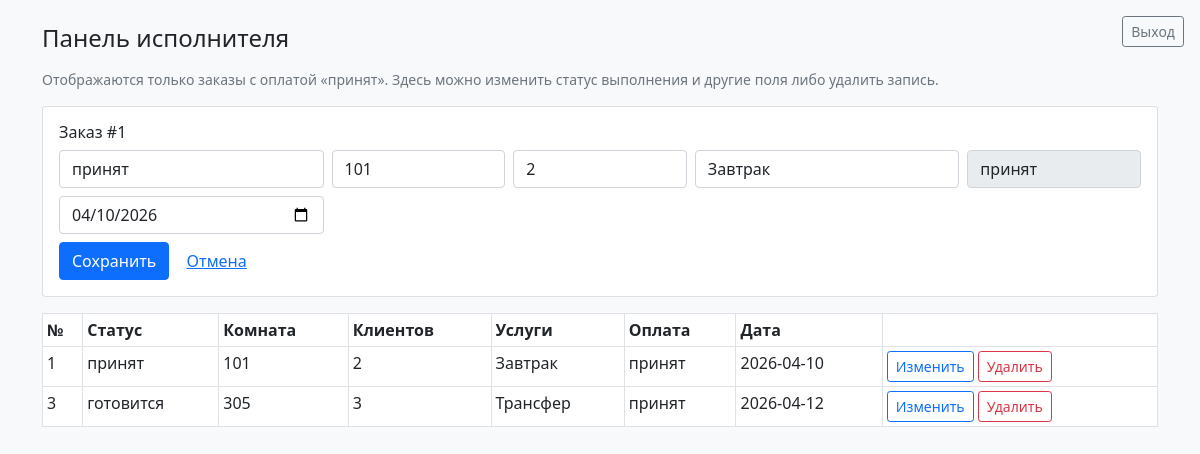
Page /frontend/view_3.php?edit_order=1 (signed in) on the committed database.
### tables this page shows
CREATE TABLE `order` (
  `orderid` INT NOT NULL AUTO_INCREMENT,
  `orderstatus` VARCHAR(50) NOT NULL DEFAULT 'создан',
  `roomnumber` VARCHAR(50) NOT NULL,
  `amountclients` INT NOT NULL,
  `hotelservices` VARCHAR(255) NOT NULL,
  `paymentstatus` VARCHAR(50) NOT NULL DEFAULT 'не принят',
  `datecreation` DATE NOT NULL,
  PRIMARY KEY (`orderid`)
);

### api/crud.php (called while the page is built, shortened)
<?php
function select($query)
{
    try {
        $result = $_SERVER['db']->query($query, MYSQLI_USE_RESULT);
        $result = $result->fetch_all(MYSQLI_ASSOC);
        return $result;
    } catch (Exception $err) {
        return ['status' => 'failed', 'message' => $err];
    }
}

### frontend/view_3.php (the view, shortened to what this page needs)
<?php
require_once '../api/crud.php';
$edit_order = null;
if (!empty($_GET['edit_order'])) {
    $eid = (int) $_GET['edit_order'];
    $rows = select("SELECT * FROM `order` WHERE orderid=$eid AND paymentstatus='принят'");
    $edit_order = $rows[0] ?? null;
}
$orders = select("SELECT * FROM `order` WHERE paymentstatus='принят' ORDER BY orderid");
function h3($s)
{
    return htmlspecialchars((string) $s, ENT_QUOTES, 'UTF-8');
}
?>
<!DOCTYPE html>
<html lang="ru">
<head>
    <link rel="stylesheet" href="./bootstrap.min.css">
</head>
<body class="bg-light">
<a href="/logout.php" class="btn btn-sm btn-outline-secondary position-fixed top-0 end-0 m-3">Выход</a>
<div class="container py-4">
    <h4 class="mb-3">Панель исполнителя</h4>
    <p class="text-muted small">Отображаются только заказы с оплатой «принят». Здесь можно изменить статус выполнения и другие поля либо удалить запись.</p>
    <?php if ($edit_order) { ?>
        <div class="card mb-3"><div class="card-body">
            <h6>Заказ #<?= (int) $edit_order['orderid'] ?></h6>
            <form method="POST" class="row g-2">
                <div class="col-md-3"><input class="form-control" name="orderstatus" value="<?= h3($edit_order['orderstatus']) ?>"></div>
                <div class="col-md-2"><input class="form-control" name="roomnumber" value="<?= h3($edit_order['roomnumber']) ?>"></div>
                <div class="col-md-2"><input class="form-control" type="number" name="amountclients" value="<?= (int) $edit_order['amountclients'] ?>"></div>
                <div class="col-md-3"><input class="form-control" name="hotelservices" value="<?= h3($edit_order['hotelservices']) ?>"></div>
                <div class="col-md-2"><input class="form-control" name="paymentstatus" value="<?= h3($edit_order['paymentstatus']) ?>" readonly title="Исполнитель работает только с оплаченными заказами"></div>
                <div class="col-md-3"><input class="form-control" type="date" name="datecreation" value="<?= h3($edit_order['datecreation']) ?>"></div>
                <div class="col-12"><button class="btn btn-primary" type="submit" name="save_order" value="1">Сохранить</button>
                <a class="btn btn-link" href="/frontend/view_3.php">Отмена</a></div>
            </form>
        </div></div>
    <?php } ?>
    <table class="table table-sm table-bordered bg-white">
        <thead><tr><th>№</th><th>Статус</th><th>Комната</th><th>Клиентов</th><th>Услуги</th><th>Оплата</th><th>Дата</th><th></th></tr></thead>
        <tbody>
        <?php if (is_array($orders) && count($orders) && !isset($orders['status'])) {
            foreach ($orders as $o) { ?>
                <tr>
                    <td><?= (int) $o['orderid'] ?></td>
                    <td><?= h3($o['orderstatus']) ?></td>
                    <td><?= h3($o['roomnumber']) ?></td>
                    <td><?= (int) $o['amountclients'] ?></td>
                    <td><?= h3($o['hotelservices']) ?></td>
                    <td><?= h3($o['paymentstatus']) ?></td>
                    <td><?= h3($o['datecreation']) ?></td>
                    <td class="text-nowrap">
                        <a class="btn btn-sm btn-outline-primary" href="/frontend/view_3.php?edit_order=<?= (int) $o['orderid'] ?>">Изменить</a>
                        <form method="POST" class="d-inline" onsubmit="return confirm('Удалить заказ из списка?');">
                            <button class="btn btn-sm btn-outline-danger" type="submit" name="delete_order" value="1">Удалить</button>
                        </form>
                    </td>
                </tr>
            <?php }
            } else { ?>
            <tr><td colspan="8">Нет заказов с оплатой «принят»</td></tr>
        <?php } ?>
        </tbody>
    </table>
</div>
</body>
</html>

### rows in the picture
order: orderid "1", orderstatus "принят", roomnumber "101", amountclients "2", hotelservices "Завтрак", paymentstatus "принят", datecreation "04/10/2026", datecreation "2026-04-10"
order: orderid "3", orderstatus "готовится", roomnumber "305", amountclients "3", hotelservices "Трансфер", paymentstatus "принят", datecreation "2026-04-12"
